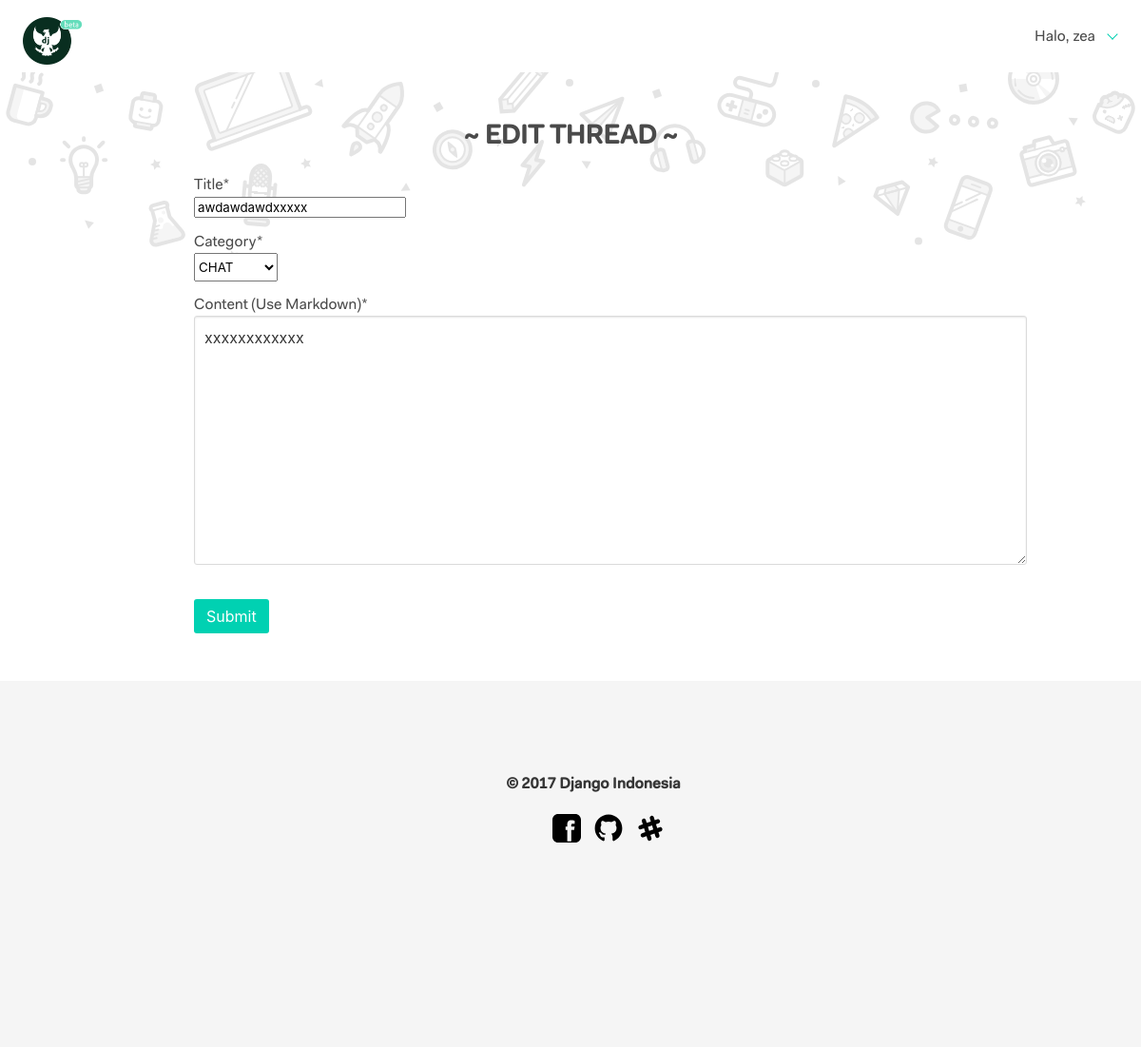
The page /thread/8/edit/ (signed in) on the database its author committed.
### app_forum/models.py (models this page shows, shortened)
class Forum(models.Model):
    forum_author = models.ForeignKey(
        Profile,
        related_name='user_forums',
        null=True,
        blank=True,
        on_delete=models.CASCADE
    )
    forum_title = models.CharField(
        max_length=225,
        verbose_name=u'Title',
        blank=False,
        null=False
    )
    forum_category = models.ForeignKey(
        'Category',
        verbose_name=u'Category',
    )
    forum_content = MarkdownxField(
        verbose_name=u'Content (Use Markdown)',
    )
    is_created = models.DateTimeField(
        auto_now_add=True,
        null=True,
        blank=True
    )
    is_modified = models.DateTimeField(
        auto_now=True,
        null=True,
        blank=True
    )
    is_hot = models.BooleanField(
        default=False
    )
    is_closed = models.BooleanField(
        default=False
    )

### app_forum/views.py (the view)
# urls.py: url(r'^thread/(?P<pk>[-\w]+)/edit/$', views.forum_edit_view, name='forum_edit'),
@login_required
def forum_edit_view(request, pk):
    forum = get_object_or_404(Forum, pk=pk)
    template = 'app_forum/main/forum_edit.html'
    if request.method == "POST":
        form = ThreadForm(request.POST, instance=forum)
        if form.is_valid():
            forum = form.save(commit=False)
            forum.forum_author = Profile.objects.get(user=request.user)
            forum.is_created = datetime.now()
            forum.save()
            return redirect('forum:forum_single', pk=forum.pk)
    elif request.user != forum.forum_author.user:
        raise PermissionDenied
    else:
        form = ThreadForm(instance=forum)
    context = {'forum': forum, 'form': form}
    return render(request, template, context)

### app_forum/forms.py
class ThreadForm(forms.ModelForm):
    class Meta:
        model = Forum
        fields = (
            'forum_title',
            'forum_category',
            'forum_content',
        )
        comment_content = MarkdownxFormField()
        exclude = ['forum_author', 'is_hot']
        widgets = {'forum_author': forms.HiddenInput()}

### app_forum/models.py (called while the page is built)
    def __str__(self):
        return str(self.category_title)

### app_forum/templates/app_forum/main/forum_edit.html (shortened to what this page needs)
{% extends "app_forum/main/forum_base.html" %}
{% load humanize %}
{% load crispy_forms_tags %}
{% load show_markdown %}
{% block content %}
    {% include "app_forum/partials/_doodle.html" %}
    {% if request.user.is_authenticated %}
    <div class="dj-forum-form-wrapper">
        <div class="container-narrow">
            <div class="columns">
                <div class="column">
                    <div align="center">
                        <h3><b>~ EDIT THREAD ~</b></h3>
                    </div>
                </div>
            </div>
            <div class="columns">
                <div class="column is-narrow">
                    <div class="dj-author-avatar-rounded" style="background: url('{{ request.META.HTTP_NAME }}/media/{{ request.user.profile.profile_picture }}') no-repeat center center; background-size: cover;">
                    </div>
                </div>
                <div class="column">
                    <div>
                        <form action="" enctype="multipart/form-data" method="post">{% csrf_token %}
                            <div class="field">
                                <div class="control">
                                    {{ form.forum_title|as_crispy_field }}
                                </div>
                            </div>
                            <div class="field">
                                <div class="control">
                                    {{ form.forum_category|as_crispy_field }}
                                </div>
                            </div>
                            <div class="field">
                                <div class="control">
                                    {{ form.forum_content|as_crispy_field|safe }}
                                </div>
                            </div>
                            <br />
                            <button class="button is-primary" type='submit'>Submit</button>
                        </form>
                    </div>
                </div>
            </div>
        </div>
    </div>
    {% else %}
    <h1>Login to reply</h1>
    {% endif %}
{% endblock %}

### app_forum/templates/app_forum/partials/_navbar.html (shortened to what this page needs)
{% load account %}
{% load socialaccount %}
{% load staticfiles %}
<div class="dj-navbar-wrapper">
    <div class="container">
        <nav class="navbar is-transparent" role="navigation" aria-label="main navigation">
            <div class="navbar-brand">
                <a class="navbar-item" href="/">
                    <img src="{% static 'img/logo.png' %}" alt="Django Indonesia" width="112" height="28">
                </a>
            </div>
            <div class="navbar-menu">
                <div class="navbar-end">
                    <a class="navbar-item">
                        {% if not request.user.is_authenticated %}
                        <p class="control">
                            <a class="button" href="{% provider_login_url "github" process="login" %}">
                                <span class="icon">
                                    <span class="typcn typcn-social-github"></span>
                                </span>
                                <span>Login with Github</span>
                            </a>
                        </p>
                        {% else %}
                        <div class="navbar-item has-dropdown is-hoverable">
                            <a class="navbar-link">
                                Halo, {{ request.user.username }}
                            </a>
                        </div>
                        {% endif %}
                    </a>
                </div>
            </div>
        </nav>
    </div>
</div>

### rows shown on the page
Forum: forum_title "awdawdawdxxxxx", forum_category "CHAT", forum_content "xxxxxxxxxxxx"

### other values the page prints
{{ request.user.username }} "zea"
